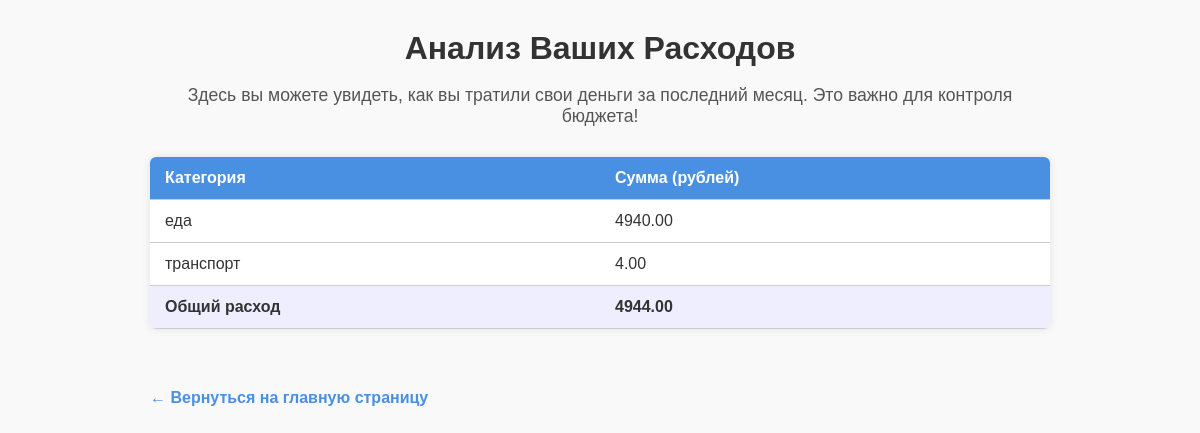
The app's page /expense_analysis (signed in) with its own data.
### models.py (models this page shows)
class Purchase(db.Model):
    id = db.Column(db.Integer, primary_key=True)
    user_id = db.Column(db.Integer, db.ForeignKey('user.id'), nullable=False)
    category = db.Column(db.String(100), nullable=False)
    amount = db.Column(db.Float, nullable=False)
    timestamp = db.Column(db.DateTime, default=db.func.current_timestamp())  # Для анализа по времени

### routes.py (the view)
@app.route("/expense_analysis", methods=['GET'])
@login_required
def expense_analysis():
    last_month = datetime.now() - timedelta(days=30)
    purchases_last_month = Purchase.query.filter(Purchase.owner == current_user, Purchase.timestamp >= last_month).all()
    category_totals = {}
    total_expense = 0
    for purchase in purchases_last_month:
        if purchase.category in category_totals:
            category_totals[purchase.category] += purchase.amount
        else:
            category_totals[purchase.category] = purchase.amount
        total_expense += purchase.amount
    return render_template('expense_analysis.html', category_totals=category_totals, total_expense=total_expense)

### routes.py (called while the page is built)
@login_manager.user_loader
def load_user(user_id):
    return User.query.get(int(user_id))

### templates/expense_analysis.html (shortened to what this page needs)
<!DOCTYPE html>
<html lang="ru">
<head>
</head>
<body>
<h1>Анализ Ваших Расходов</h1>
<p class="description">Здесь вы можете увидеть, как вы тратили свои деньги за последний месяц. Это важно для контроля бюджета!</p>
<table>
    <thead>
        <tr>
            <th>Категория</th>
            <th>Сумма (рублей)</th>
        </tr>
    </thead>
    <tbody>
        {% for category, total in category_totals.items() %}
        <tr>
            <td>{{ category }}</td>
            <td>{{ "%.2f"|format(total) }}</td>
        </tr>
        {% endfor %}
        <tr class="total-row">
            <td>Общий расход</td>
            <td>{{ "%.2f"|format(total_expense) }}</td>
        </tr>
    </tbody>
</table>
<a href="{{ url_for('home') }}" class="back-link">← Вернуться на главную страницу</a>
</body>
</html>

### templates/expense_analysis.html (style rules this page uses)
body { font-family: Arial, sans-serif; max-width: 900px; margin: 30px auto; padding: 0 20px; background: #f9f9f9; color: #333; }
h1 { text-align: center; margin-bottom: 10px; }
p.description { text-align: center; font-size: 1.1em; color: #555; margin-bottom: 30px; }
table { width: 100%; border-collapse: collapse; margin-bottom: 40px; background-color: #fff; box-shadow: 0 0 8px rgba(0,0,0,0.1); border-radius: 6px; overflow: hidden; }
th, td { padding: 12px 15px; border-bottom: 1px solid #ccc; text-align: left; min-width: 150px; }
th { background-color: #4a90e2; color: #fff; font-weight: bold; }
.total-row { font-weight: bold; background-color: #eef; }
a.back-link { display: inline-block; margin-top: 20px; color: #4a90e2; text-decoration: none; font-weight: 600; }

### records on screen
Purchase: category "еда", total "4940.00"
Purchase: category "транспорт", amount "4.00"

### other values on screen
{{ "%.2f"|format(total_expense) }} "4944.00"
